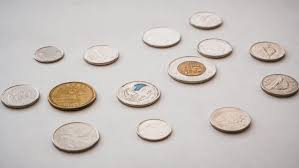
#> input picture coin.jpeg, 299 x 168 px
$ jupyter execute CVL_assignment2.ipynb
#> lines starting #> are read from the running program, lines starting #| are printed output that depends on the picture
# Sliding window

[cell 1]
import numpy as np
from PIL import Image
def sliding_window(image: np.ndarray, window_size: tuple, stride: int):
    win_h, win_w = window_size
    img_h, img_w = image.shape[:2]

    for y in range(0, img_h - win_h + 1, stride):
        for x in range(0, img_w - win_w + 1, stride):
            crop = image[y:y+win_h, x:x+win_w]
            yield x, y, crop

def is_coin(crop, threshold_varians=300):
    varians = np.var(crop)
    if varians > threshold_varians:
        return True, varians
    return False, 0


def compute_iou(box_a, box_b):
    inter_x1 = max(box_a[0], box_b[0])
    inter_y1 = max(box_a[1], box_b[1])
    inter_x2 = min(box_a[2], box_b[2])
    inter_y2 = min(box_a[3], box_b[3])

    inter_w = max(0, inter_x2 - inter_x1)
    inter_h = max(0, inter_y2 - inter_y1)
    inter_area = inter_w * inter_h

    if inter_area == 0:
        return 0.0

    area_a = (box_a[2] - box_a[0]) * (box_a[3] - box_a[1])
    area_b = (box_b[2] - box_b[0]) * (box_b[3] - box_b[1])
    union_area = area_a + area_b - inter_area

    return inter_area / union_area

def non_maximum_suppression(boxes, scores, iou_threshold=0.3):
    if len(boxes) == 0:
        return []

    boxes = np.array(boxes)
    scores = np.array(scores)

    picked_boxes = []

    order = np.argsort(scores)[::-1]

    while len(order) > 0:
        current_idx = order[0]
        picked_boxes.append(boxes[current_idx].tolist())

        boxes_to_keep = []
        for i in range(1, len(order)):
            idx_compare = order[i]
            iou = compute_iou(boxes[current_idx], boxes[idx_compare])

            if iou < iou_threshold:
                boxes_to_keep.append(idx_compare)

        order = boxes_to_keep

    return picked_boxes

def detection_eval(predictions, ground_truths, iou_threshold=0.5):
    TP, FP = 0, 0
    matched_gt = set()
    iou_scores = []

    for pred_box in predictions:
        best_iou = 0.0
        best_gt_idx = -1

        for i, gt_box in enumerate(ground_truths):
            if i in matched_gt:
                continue
            iou = compute_iou(pred_box, gt_box)
            if iou > best_iou:
                best_iou = iou
                best_gt_idx = i

        if best_iou >= iou_threshold:
            TP += 1
            matched_gt.add(best_gt_idx)
            iou_scores.append(best_iou)
        else:
            FP += 1

    FN = len(ground_truths) - len(matched_gt)

    precision = TP / (TP + FP) if (TP + FP) > 0 else 0.0
    recall = TP / (TP + FN) if (TP + FN) > 0 else 0.0
    mean_iou = sum(iou_scores) / len(iou_scores) if iou_scores else 0.0

    return {"TP": TP, "FP": FP, "FN": FN, "Precision": precision, "Recall": recall, "Mean_IoU": mean_iou}

if __name__ == "__main__":
    try:
        image = Image.open("coin.jpeg").convert('L')
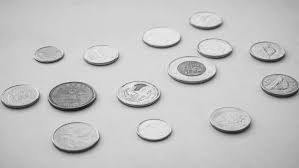
#> image: PIL image 299x168 L; min 15, max 247, mean 195.6
        img_np = np.array(image)
        print(f"Gambar dimuat dengan resolusi: {img_np.shape}")
#| Gambar dimuat dengan resolusi: (168, 299)
    except FileNotFoundError:
        print("GAGAL: File gambar tidak ditemukan. Pastikan nama file benar.")
        exit()

    ground_truths = [

    [195, 5, 225, 25],
    [45, 25, 75, 45],
    [85, 25, 120, 45],
    [145, 15, 180, 35],
    [245, 25, 285, 45],

    [0, 85, 40, 105],
    [55, 80, 105, 110],
    [125, 80, 170, 105],
    [180, 50, 230, 80],
    [260, 65, 295, 90],

    [55, 130, 105, 160],
    [140, 125, 175, 145],
    [210, 110, 255, 135]

    ]

    window_size = (80, 80)
    stride = 20

    raw_predictions = []
    raw_scores = []

    for x, y, crop in sliding_window(img_np, window_size, stride):
        is_obj, score = is_coin(crop, threshold_varians=500)

        if is_obj:
            box = [x, y, x + window_size[1], y + window_size[0]]
            raw_predictions.append(box)
            raw_scores.append(score)
#> this loop made 55 passes
#> (x, y, varians in is_coin, is_obj, score, box) on passes 8 to 19: (140, 0, 853.6, True, 853.6, [140, 0, 220, 80]), (160, 0, 866.9, True, 866.9, [160, 0, 240, 80]), (180, 0, 738.7, True, 738.7, [180, 0, 260, 80]), (200, 0, 789.5, True, 789.5, [200, 0, 280, 80]), (0, 20, 570, True, 570, [0, 20, 80, 100]), (20, 20, 764.4, True, 764.4, [20, 20, 100, 100]), (40, 20, 896.9, True, 896.9, [40, 20, 120, 100]), (60, 20, 715.3, True, 715.3, [60, 20, 140, 100]), (80, 20, 582.1, True, 582.1, [80, 20, 160, 100]), (100, 20, 555, True, 555, [100, 20, 180, 100]), (120, 20, 764.9, True, 764.9, [120, 20, 200, 100]), (140, 20, 1134.5, True, 1134.5, [140, 20, 220, 100])
#> (x, y, varians in is_coin, is_obj, score) on passes 1 to 6: (0, 0, 223.7, False, 0), (20, 0, 306.8, False, 0), (40, 0, 431.4, False, 0), (60, 0, 276.7, False, 0), (80, 0, 329.6, False, 0), (100, 0, 415.5, False, 0)
#> after the loop, raw_predictions = 48 items, first 6: [140, 0, 220, 80], [160, 0, 240, 80], [180, 0, 260, 80], [200, 0, 280, 80], [0, 20, 80, 100], [20, 20, 100, 100]; raw_scores = 48 values, max 1546.3 at index 17, min 555 at index 9, mean 998.3

    print(f"Prediksi mentah didapat: {len(raw_predictions)} kotak.")
#| Prediksi mentah didapat: 48 kotak.

    final_predictions = non_maximum_suppression(raw_predictions, raw_scores, iou_threshold=0.3)
#> in non_maximum_suppression, `boxes = np.array(boxes)`: boxes = 48 rows, first 6: [140, 0, 220, 80], [160, 0, 240, 80], [180, 0, 260, 80], [200, 0, 280, 80], [0, 20, 80, 100], [20, 20, 100, 100]
#> in non_maximum_suppression, `scores = np.array(scores)`: scores has the same summary as raw_scores outside non_maximum_suppression
#> in non_maximum_suppression, `order = np.argsort(scores)[::-1]`: order = 48 values, max 47 at index 40, min 0 at index 30, mean 23.5
#> the loop in non_maximum_suppression, `while len(order) > 0:` made 9 passes
#> current_idx on pass 1: 17
    print(f"Prediksi final setelah NMS: {len(final_predictions)} kotak.")
#| Prediksi final setelah NMS: 9 kotak.

    hasil = detection_eval(final_predictions, ground_truths, iou_threshold=0.2)
#> the loop in detection_eval, `for pred_box in predictions:` made 9 passes
#> pred_box on passes 1 to 9: [40, 40, 120, 120], [20, 80, 100, 160], [140, 20, 220, 100], [80, 80, 160, 160], [200, 20, 280, 100], [160, 60, 240, 140], [100, 40, 180, 120], [200, 80, 280, 160], [0, 20, 80, 100]

    print("\n--- LAPORAN ANALISIS AKHIR ---")
    for k, v in hasil.items():
        if isinstance(v, float):
            print(f"{k}: {v:.4f}")
        else:
            print(f"{k}: {v}")
#> this loop made 6 passes
#> (k, v) on passes 1 to 6: ('TP', 2), ('FP', 7), ('FN', 11), ('Precision', 0.222), ('Recall', 0.154), ('Mean_IoU', 0.22)
#| TP: 2
#| FP: 7
#| FN: 11
#| Precision: 0.2222
#| Recall: 0.1538
#| Mean_IoU: 0.2202
